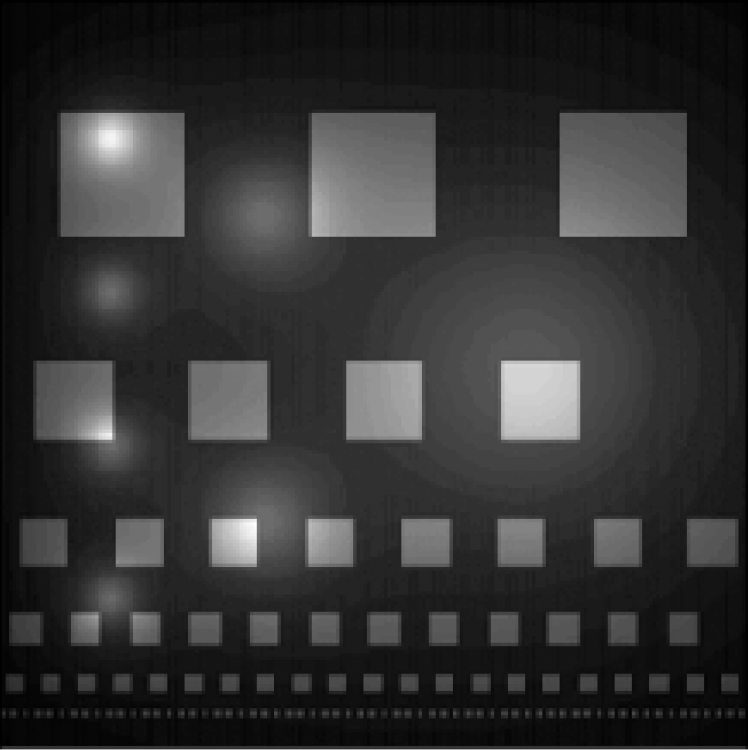
#> input picture Project 1/a2_c.png, 748 x 750 px
$ python otsu.py
#> lines starting #> are read from the running program, lines starting #| are printed output that depends on the picture; after the words box and inside, x2 and y2 are one past the last pixel; in counts of white or black regions, pixels touching at a corner belong together
#> further down, img is the input picture: shape (750, 748); min 0, max 255, mean 50.9
import numpy as np
import cv2
import matplotlib.pyplot as plt


def generate_hist(img, bins):  # to make a histogram (count distribution frequency)
    h,w = img.shape[:2]
    val = [0]*bins
    for i in range(h):
        for j in range(w):
            val[img[i,j]]+=1
    return np.asarray(val) , np.arange(bins)


def manual_threshold(im_in, threshold, OTSU):
# Threshold image with the threshold of your choice
#> called with threshold = 169, OTSU = False
    final_image = im_in.copy()
    final_image[ im_in > threshold] = 255
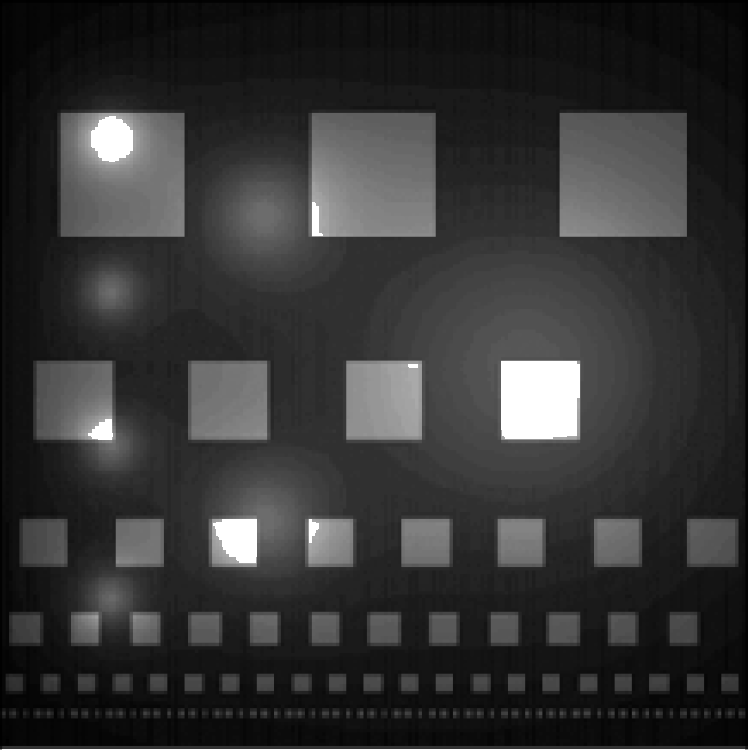
#> final_image: shape (750, 748); 1.86% of pixels changed, all inside (x1, y1, x2, y2) = (2, 116, 745, 750)
    final_image[im_in<threshold] = 0
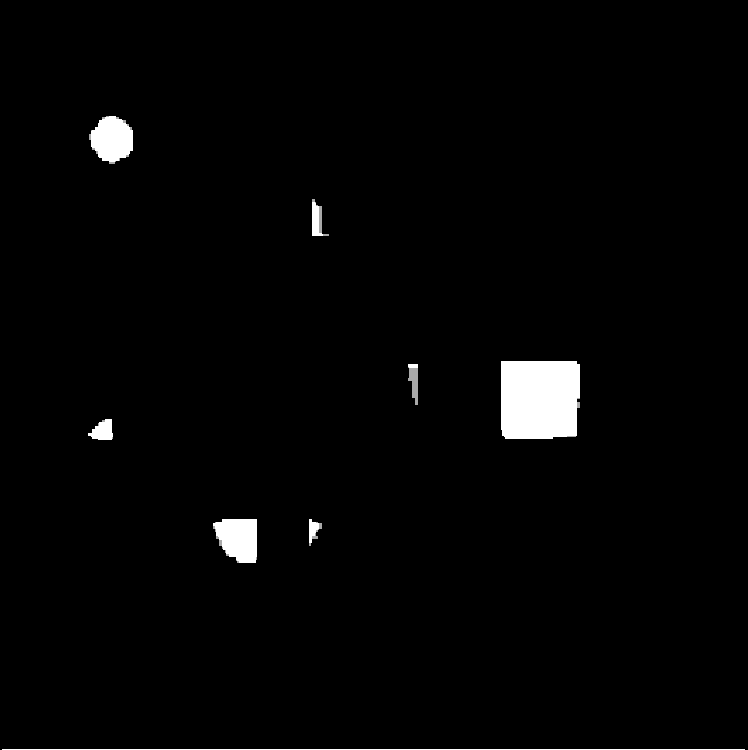
#> final_image: shape (750, 748); min 0, max 255, mean 4.9
    if OTSU:
        cv2.imshow("Output from Otsu Thresholding", final_image)
        cv2.imwrite("Otsu_out.png", final_image)
        cv2.waitKey(0)
        return

    cv2.imshow("Output from Manual Thresholding", final_image)
    cv2.waitKey(0)
    cv2.imwrite("Manual_out.png", final_image)


    return None


def otsu_threshold(im_in):
    # Create Otsu thresholded image
    h,w = img.shape[:2]
#> h = 750; w = 748
    mean_weight = 1/ (h*w)
#> mean_weight = 1.78e-06
    hist , bins = generate_hist(im_in, bins = 256)
#> hist = 256 values, max 32611 at index 48, min 0 at index 251, mean 2191.4; bins = 256 values from 0 to 255

    print(type(hist))
#| <class 'numpy.ndarray'>
    print(type(bins))
#| <class 'numpy.ndarray'>
    print(bins.shape)
#| (256,)

    optimal_threshold = -1000
    inter_class_variance = -1000

    #to plot the variance
    plot_variance = []

    pixel_intensity = np.asarray(range(0,256))
    for i in range(len(bins[0:-1])):
        probability_0 = np.sum(hist[:i])
        probability_1 = np.sum(hist[i:])
        w0 = probability_0 * mean_weight
        w1 = probability_1 * mean_weight

        mean_u0 = np.sum( pixel_intensity[:i] * hist[:i] ) / probability_0
        mean_u1 = np.sum( pixel_intensity[i:] * hist[i:] ) / float(probability_1)

        temp = w0 * w1 * ((mean_u0 - mean_u1) **2)
        plot_variance.append(temp)

        if temp>inter_class_variance:
            optimal_threshold = i
            inter_class_variance = temp
#> this loop made 255 passes
#> (probability_0, probability_1, w0, w1, mean_u0, mean_u1, temp, inter_class_variance) on passes 2 to 13: (162, 560838, 0.000289, 1, 0, 50.87, 0.747, 0.747), (1198, 559802, 0.00214, 0.998, 0.865, 50.97, 5.35, 5.35), (3380, 557620, 0.00602, 0.994, 1.6, 51.16, 14.71, 14.71), (4124, 556876, 0.00735, 0.993, 1.85, 51.22, 17.79, 17.79), (6471, 554529, 0.0115, 0.988, 2.63, 51.42, 27.14, 27.14), (8350, 552650, 0.0149, 0.985, 3.16, 51.58, 34.37, 34.37), (12793, 548207, 0.0228, 0.977, 4.15, 51.95, 50.92, 50.92), (22095, 538905, 0.0394, 0.961, 5.35, 52.73, 84.92, 84.92), (23465, 537535, 0.0418, 0.958, 5.5, 52.84, 89.8, 89.8), (25055, 535945, 0.0447, 0.955, 5.73, 52.97, 95.23, 95.23), (32628, 528372, 0.0582, 0.942, 6.72, 53.59, 120.3, 120.3), (51592, 509408, 0.092, 0.908, 8.29, 55.17, 183.5, 183.5)
#> (probability_0, probability_1, w0, w1, mean_u0, mean_u1, temp) on pass 1: (0, 561000, 0, 1, nan, 50.86, nan)
#> after the loop, inter_class_variance = 1119.7; optimal_threshold = 74; plot_variance = 255 items, first 6: nan, 0.747, 5.35, 14.71, 17.79, 27.14


    print("\nOptimal value of Thresholding is ",optimal_threshold)
#| Optimal value of Thresholding is  74
    print("\nMaximum Inter-class Varinace is ", "{:.2f}".format(inter_class_variance))
#| Maximum Inter-class Varinace is  1119.74

    manual_threshold(im_in, optimal_threshold, True)
#> call 2 of manual_threshold, with threshold = 74, OTSU = True
#> in manual_threshold (call 2), `final_image[ im_in > threshold] = 255`:
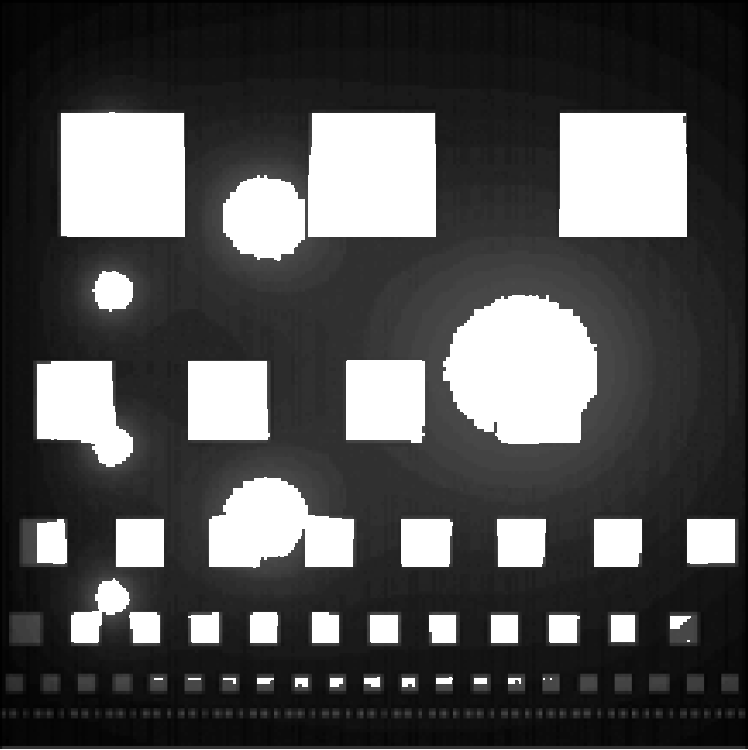
#> final_image: shape (750, 748); min 0, max 255, mean 81.9
#> in manual_threshold (call 2), `final_image[im_in<threshold] = 0`:
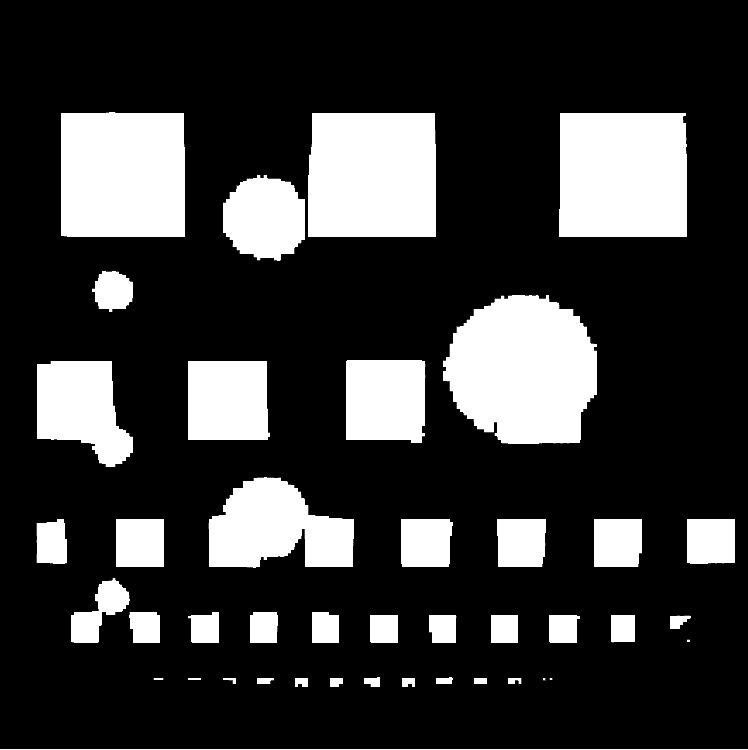
#> final_image: shape (750, 748); min 0, max 255, mean 56.2

    #ploting histograms
    plt.figure(1)
    plt.title("Original Histogram")
    plt.xlabel("Pixel Intensity")
    plt.xlim([0,256])
    plt.ylabel("Frequency")
    #bins is an array of size 257 so we ignore the last bin
    plt.plot(bins, hist )

    #plotting inter-class variance vs threshold
    plt.figure(2)
    plt.title("Inter-Class Variance vs Threshold")
    plt.xlabel("Threshold")
    plt.xlim([0,255])
    plt.ylabel("Inter-Class Variance")
    plt.plot(range(0,255), plot_variance)


    plt.show()
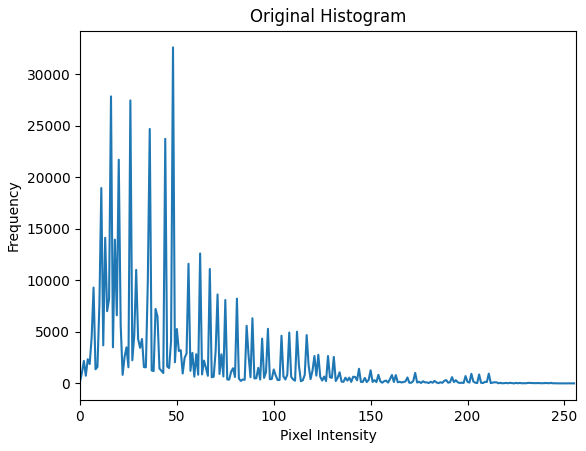
#> figure drawn by matplotlib, 1 panel; curve peaks at x = 48, y = 32611
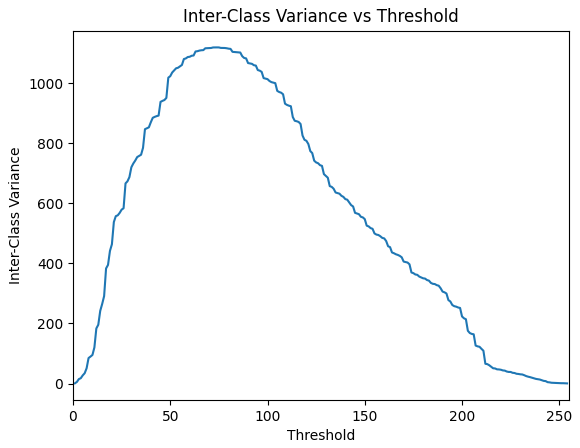
#> figure drawn by matplotlib, 1 panel


    return None


if __name__ == '__main__':
    img = cv2.imread('a2_c.png',0)

    cv2.imshow("Original Image" , img)


    #manual thresholding at value 169
    manual_threshold(img, 169, False)

    otsu_threshold(img)

$ run again, with Project 1/a1_b.png copied over Project 1/a2_c.png
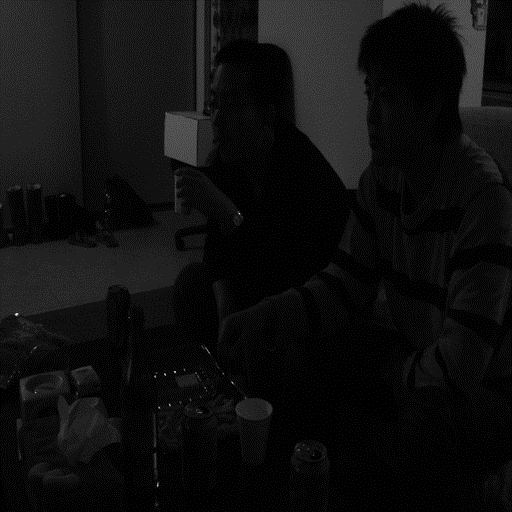
#> input picture Project 1/a1_b.png, 512 x 512 px
#> img is the input picture: shape (512, 512); min 0, max 238, mean 14.7
#> in manual_threshold, `final_image[im_in<threshold] = 0`:
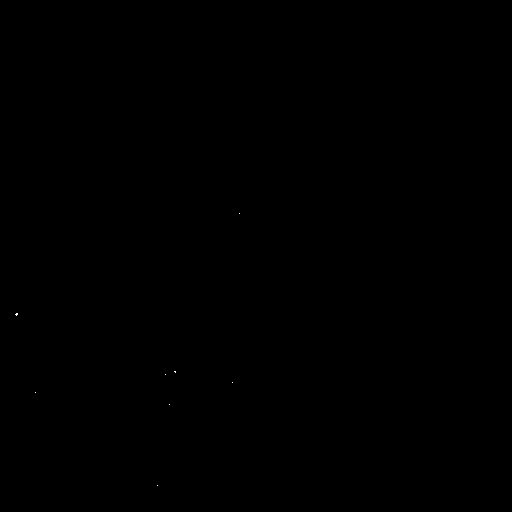
#> final_image: shape (512, 512); 0.01% white in thin lines or dots, all inside (x1, y1, x2, y2) = (15, 213, 240, 486)
#> hist = 256 values, max 123459 at index 0, min 0 at index 1, mean 1024; bins = 256 values from 0 to 255
#| <class 'numpy.ndarray'>
#| <class 'numpy.ndarray'>
#| (256,)
#> the loop in otsu_threshold, `for i in range(len(bins[0:-1])):` made 255 passes
#> (probability_0, probability_1, w0, w1, mean_u0, mean_u1, temp, optimal_threshold) on passes 2, 19: (123459, 138685, 0.471, 0.529, 0, 27.76, 192.1, 1), (206476, 55668, 0.788, 0.212, 6.84, 43.81, 228.7, 18)
#> after the loop in otsu_threshold, `for i in range(len(bins[0:-1])):`: inter_class_variance = 228.7; optimal_threshold = 18; plot_variance = 255 items, first 6: nan, 192.1, 192.1, 192.1, 192.1, 192.1
#| Optimal value of Thresholding is  18
#| Maximum Inter-class Varinace is  228.73
#> in otsu_threshold, `plt.show()`:
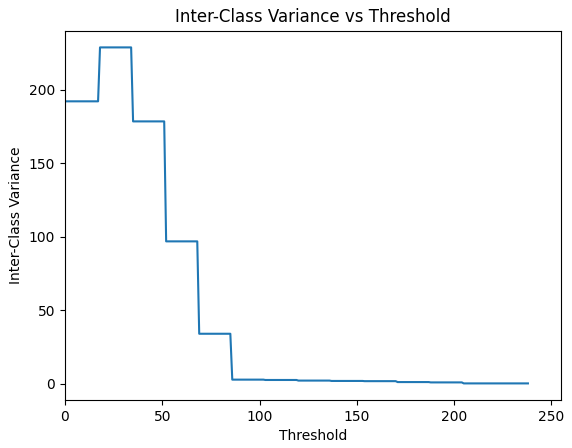
#> figure drawn by matplotlib, 1 panel

$ run again, with Project 1/a2_a.png copied over Project 1/a2_c.png
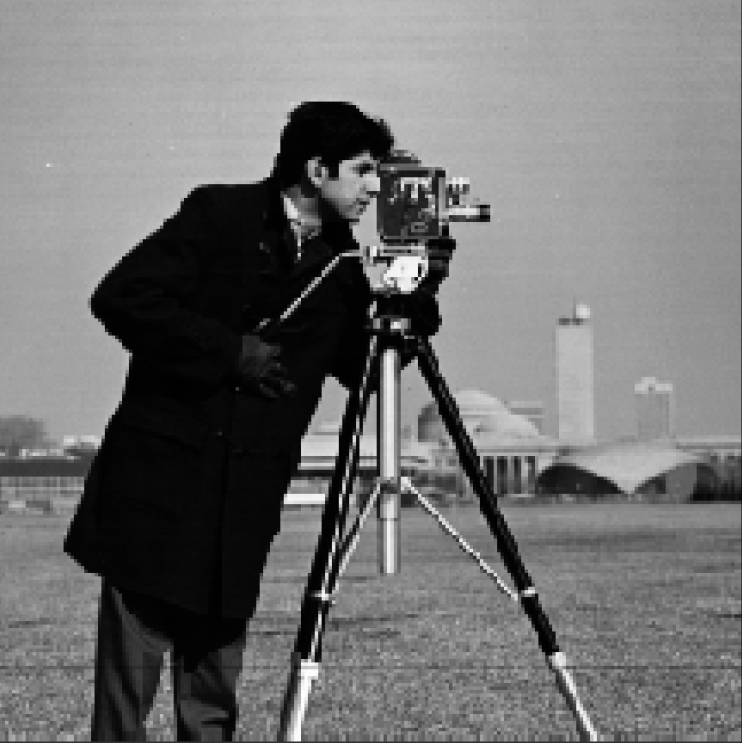
#> input picture Project 1/a2_a.png, 742 x 743 px
#> img is the input picture: shape (743, 742); min 0, max 255, mean 114.8
#> in manual_threshold, `final_image[im_in<threshold] = 0`:
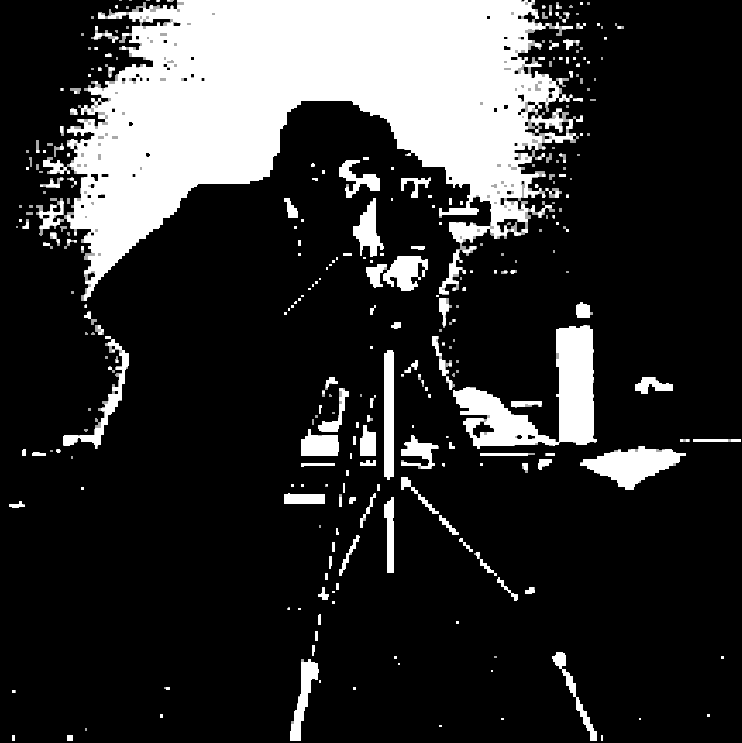
#> final_image: shape (743, 742); min 0, max 255, mean 49.3
#> hist = 256 values, max 17027 at index 163, min 6 at index 255, mean 2153.5; bins = 256 values from 0 to 255
#| <class 'numpy.ndarray'>
#| <class 'numpy.ndarray'>
#| (256,)
#> the loop in otsu_threshold, `for i in range(len(bins[0:-1])):` made 255 passes
#> (probability_0, probability_1, w0, w1, mean_u0, mean_u1, temp, inter_class_variance) on passes 2 to 8: (51, 551255, 9.25e-05, 1, 0, 114.8, 1.22, 1.22), (3450, 547856, 0.00626, 0.994, 0.985, 115.5, 81.57, 81.57), (15361, 535945, 0.0279, 0.972, 1.77, 118, 366.1, 366.1), (25881, 525425, 0.0469, 0.953, 2.27, 120.3, 623.7, 623.7), (35693, 515613, 0.0647, 0.935, 2.75, 122.6, 869.1, 869.1), (47652, 503654, 0.0864, 0.914, 3.31, 125.3, 1175.9, 1175.9), (60828, 490478, 0.11, 0.89, 3.89, 128.5, 1525.3, 1525.3)
#| Optimal value of Thresholding is  85
#| Maximum Inter-class Varinace is  3537.97
#> in otsu_threshold, `plt.show()`:
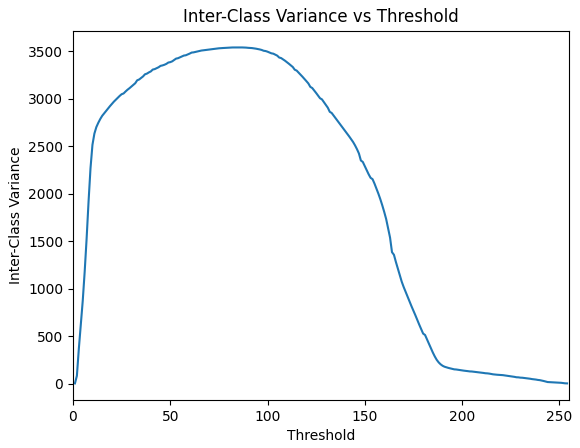
#> figure drawn by matplotlib, 1 panel
